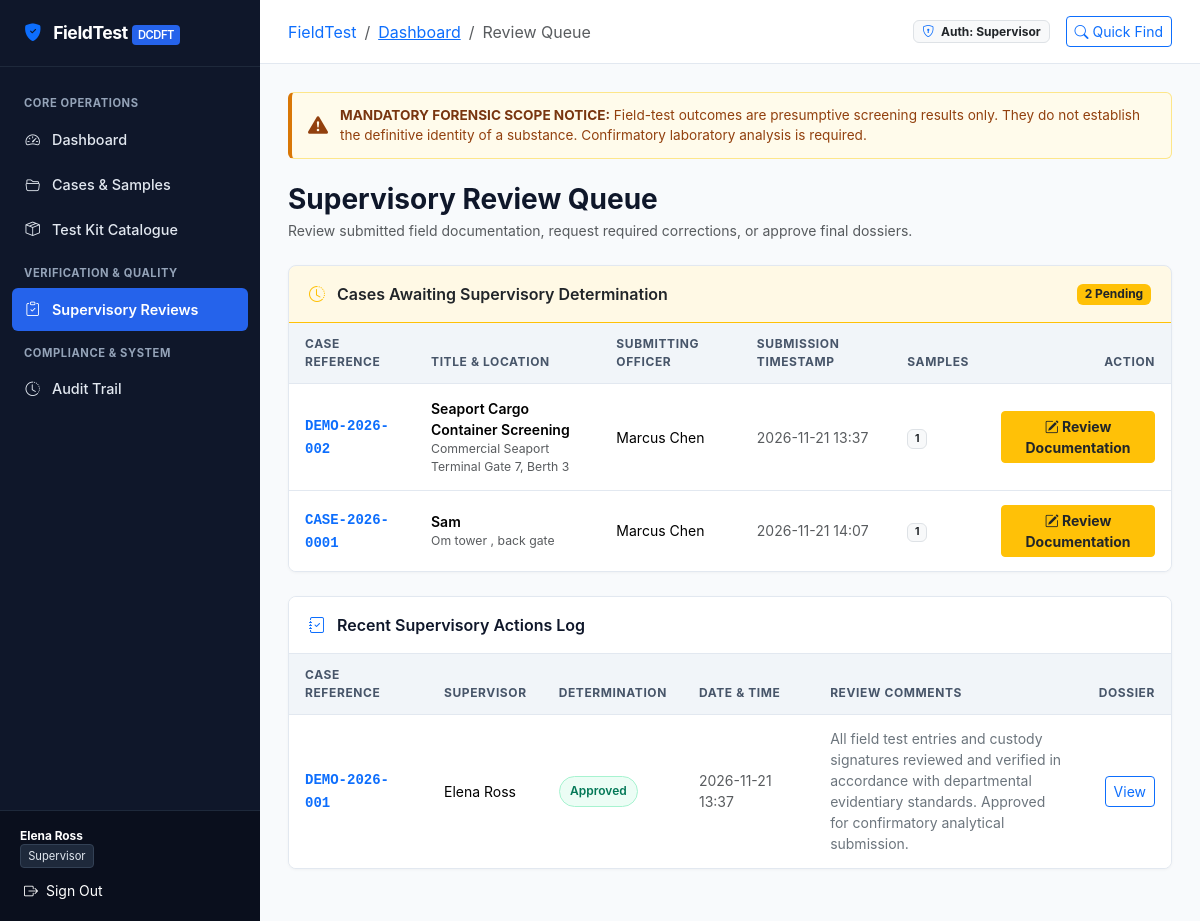
Screenshot of /reviews/ (signed in) with the database file from the repository.
### cases/models.py (models this page shows, shortened)
class CaseRecord(models.Model):
    STATUS_DRAFT = 'Draft'
    STATUS_SUBMITTED = 'Submitted'
    STATUS_CHANGES_REQUESTED = 'Changes requested'
    STATUS_APPROVED = 'Approved'
    STATUS_ARCHIVED = 'Archived'
    STATUS_CHOICES = [
        (STATUS_DRAFT, 'Draft (Work in Progress)'),
        (STATUS_SUBMITTED, 'Submitted (Awaiting Supervisory Review)'),
        (STATUS_CHANGES_REQUESTED, 'Changes Requested (Returned for Correction)'),
        (STATUS_APPROVED, 'Approved (Verified by Supervisor)'),
        (STATUS_ARCHIVED, 'Archived (Retention State)'),
    ]
    case_reference = models.CharField(
        max_length=64,
        unique=True,
        db_index=True,
        help_text="Unique auto-generated case reference identifier (e.g. CASE-2026-0001)."
    )
    title = models.CharField(max_length=255, help_text="Short operational title or incident summary.")
    incident_datetime = models.DateTimeField(
        help_text="Date and time when the field incident occurred or was initiated."
    )
    general_location = models.CharField(
        max_length=255,
        help_text="General field location (e.g., Highway 101 Mile 42, Port Terminal B)."
    )
    description = models.TextField(
        help_text="Detailed context and operational background for the field test assignment."
    )
    status = models.CharField(
        max_length=32,
        choices=STATUS_CHOICES,
        default=STATUS_DRAFT,
        db_index=True
    )
    created_by = models.ForeignKey(
        User,
        on_delete=models.PROTECT,
        related_name='created_cases'
    )
    assigned_to = models.ForeignKey(
        User,
        on_delete=models.SET_NULL,
        null=True,
        blank=True,
        related_name='assigned_cases'
    )
    created_at = models.DateTimeField(auto_now_add=True)
    updated_at = models.DateTimeField(auto_now=True)
    class Meta:
        ordering = ['-created_at']
        verbose_name = 'Case Record'
        verbose_name_plural = 'Case Records'

### reviews/models.py (models this page shows, shortened)
class ReviewRecord(models.Model):
    DECISION_APPROVED = 'Approved'
    DECISION_CHANGES_REQUESTED = 'Changes requested'
    DECISION_CHOICES = [
        (DECISION_APPROVED, 'Approve Documentation'),
        (DECISION_CHANGES_REQUESTED, 'Request Corrections / Return Case'),
    ]
    case = models.ForeignKey(
        'cases.CaseRecord',
        on_delete=models.CASCADE,
        related_name='review_records'
    )
    reviewer = models.ForeignKey(
        User,
        on_delete=models.PROTECT,
        related_name='reviews_conducted'
    )
    decision = models.CharField(max_length=32, choices=DECISION_CHOICES)
    comment = models.TextField(
        help_text="Detailed feedback, instructions for required revisions, or approval endorsement."
    )
    reviewed_at = models.DateTimeField(auto_now_add=True)
    class Meta:
        ordering = ['-reviewed_at']
        verbose_name = 'Review Record'
        verbose_name_plural = 'Review Records'

### reviews/views.py (the view)
# urls.py: path('reviews/', views.review_list_view, name='review_list'),
@login_required
@supervisor_required
def review_list_view(request):
    pending_cases = CaseRecord.objects.filter(
        status=CaseRecord.STATUS_SUBMITTED
    ).select_related('created_by', 'assigned_to').order_by('updated_at')
    recent_reviews = ReviewRecord.objects.select_related(
        'case', 'reviewer'
    ).order_by('-reviewed_at')[:15]
    return render(request, 'reviews/review_list.html', {
        'pending_cases': pending_cases,
        'recent_reviews': recent_reviews,
    })

### accounts/context_processors.py (called while the page is built, shortened)
def user_roles(request):
    groups = set(request.user.groups.values_list('name', flat=True))
    is_admin = request.user.is_superuser or 'Administrator' in groups
    is_supervisor = 'Supervisor' in groups or is_admin
    is_field_officer = 'Field Officer' in groups or is_admin
    is_readonly = 'Read-only User' in groups and not (is_admin or is_supervisor or is_field_officer)
    role_label = 'Administrator' if is_admin else ('Supervisor' if is_supervisor else ('Field Officer' if is_field_officer else ('Read-only User' if is_readonly else 'User')))
    return {
        'is_field_officer': is_field_officer,
        'is_supervisor': is_supervisor,
        'is_admin_user': is_admin,
        'is_readonly_user': is_readonly,
        'user_role_label': role_label,
    }

### templates/reviews/review_list.html (shortened to what this page needs)
{% extends 'base.html' %}
{% block breadcrumbs %}
<li class="breadcrumb-item"><a href="{% url 'dashboard' %}">Dashboard</a></li>
<li class="breadcrumb-item active" aria-current="page">Review Queue</li>
{% endblock %}
{% block content %}
<div class="d-flex flex-wrap align-items-center justify-content-between gap-3 mb-4">
    <div>
        <h1 class="h3 fw-bold mb-1">Supervisory Review Queue</h1>
        <p class="text-muted small mb-0">Review submitted field documentation, request required corrections, or approve final dossiers.</p>
    </div>
</div>
<div class="card-forensic mb-4">
    <div class="card-header bg-warning bg-opacity-10 border-warning">
        <span class="text-dark"><i class="bi bi-clock-history text-warning me-2"></i> Cases Awaiting Supervisory Determination</span>
        <span class="badge bg-warning text-dark">{{ pending_cases|length }} Pending</span>
    </div>
    <div class="table-responsive">
        <table class="table table-forensic mb-0">
            <thead>
                <tr>
                    <th>Case Reference</th>
                    <th>Title & Location</th>
                    <th>Submitting Officer</th>
                    <th>Submission Timestamp</th>
                    <th>Samples</th>
                    <th class="text-end">Action</th>
                </tr>
            </thead>
            <tbody>
                {% for case in pending_cases %}
                <tr>
                    <td>
                        <a href="{% url 'case_detail' pk=case.pk %}" class="font-monospace fw-bold text-decoration-none">
                            {{ case.case_reference }}
                        </a>
                    </td>
                    <td>
                        <div class="fw-semibold">{{ case.title }}</div>
                        <div class="text-muted small">{{ case.general_location }}</div>
                    </td>
                    <td class="small">{{ case.created_by.get_full_name|default:case.created_by.username }}</td>
                    <td class="small text-muted">{{ case.updated_at|date:"Y-m-d H:i" }}</td>
                    <td>
                        <span class="badge bg-light text-dark border">{{ case.samples.count }}</span>
                    </td>
                    <td class="text-end">
                        <a href="{% url 'review_create' case_id=case.pk %}" class="btn btn-sm btn-warning text-dark fw-bold">
                            <i class="bi bi-pencil-square"></i> Review Documentation
                        </a>
                    </td>
                </tr>
                {% endfor %}
            </tbody>
        </table>
    </div>
</div>
<div class="card-forensic">
    <div class="card-header">
        <span><i class="bi bi-journal-check text-primary me-2"></i> Recent Supervisory Actions Log</span>
    </div>
    <div class="table-responsive">
        <table class="table table-forensic mb-0">
            <thead>
                <tr>
                    <th>Case Reference</th>
                    <th>Supervisor</th>
                    <th>Determination</th>
                    <th>Date & Time</th>
                    <th>Review Comments</th>
                    <th class="text-end">Dossier</th>
                </tr>
            </thead>
            <tbody>
                {% for rev in recent_reviews %}
                <tr>
                    <td>
                        <a href="{% url 'case_detail' pk=rev.case.pk %}" class="font-monospace fw-bold text-decoration-none">
                            {{ rev.case.case_reference }}
                        </a>
                    </td>
                    <td class="small">{{ rev.reviewer.get_full_name|default:rev.reviewer.username }}</td>
                    <td>
                        {% if rev.decision == 'Approved' %}
                        <span class="badge-status badge-approved">Approved</span>
                        {% else %}
                        <span class="badge-status badge-changes-requested">Changes Requested</span>
                        {% endif %}
                    </td>
                    <td class="small text-muted">{{ rev.reviewed_at|date:"Y-m-d H:i" }}</td>
                    <td class="small text-secondary" style="max-width: 300px;">
                        {{ rev.comment }}
                    </td>
                    <td class="text-end">
                        <a href="{% url 'case_detail' pk=rev.case.pk %}" class="btn btn-sm btn-outline-primary">
                            View
                        </a>
                    </td>
                </tr>
                {% empty %}
                <tr>
                    <td colspan="6" class="text-center py-4 text-muted">
                        No previous supervisory reviews found.
                    </td>
                </tr>
                {% endfor %}
            </tbody>
        </table>
    </div>
</div>
{% endblock %}

### templates/base.html (shortened to what this page needs)
{% load static %}
<!DOCTYPE html>
<html lang="en">
<head>
    <link href="https://cdn.jsdelivr.net/npm/bootstrap@5.3.3/dist/css/bootstrap.min.css" rel="stylesheet">
    <link rel="stylesheet" href="https://cdn.jsdelivr.net/npm/bootstrap-icons@1.11.3/font/bootstrap-icons.min.css">
    <link rel="stylesheet" href="{% static 'css/styles.css' %}">
</head>
<body>
    <div class="app-container">
        {% if user.is_authenticated %}
        <aside class="sidebar" id="appSidebar">
            <a href="{% url 'dashboard' %}" class="sidebar-brand">
                <i class="bi bi-shield-fill-check text-primary"></i>
                <span>FieldTest <span class="badge-tag">DCDFT</span></span>
            </a>
            <ul class="sidebar-nav">
                <li class="nav-section-title">Core Operations</li>
                <li class="nav-item">
                    <a href="{% url 'dashboard' %}" class="nav-link {% if request.resolver_match.url_name == 'dashboard' %}active{% endif %}">
                        <i class="bi bi-speedometer2"></i>
                        <span>Dashboard</span>
                    </a>
                </li>
                <li class="nav-item">
                    <a href="{% url 'case_list' %}" class="nav-link {% if 'case' in request.resolver_match.url_name and 'report' not in request.resolver_match.url_name %}active{% endif %}">
                        <i class="bi bi-folder2-open"></i>
                        <span>Cases & Samples</span>
                    </a>
                </li>
                <li class="nav-item">
                    <a href="{% url 'kit_list' %}" class="nav-link {% if 'kit' in request.resolver_match.url_name %}active{% endif %}">
                        <i class="bi bi-box-seam"></i>
                        <span>Test Kit Catalogue</span>
                    </a>
                </li>
                {% if is_supervisor or is_admin_user %}
                <li class="nav-section-title">Verification & Quality</li>
                <li class="nav-item">
                    <a href="{% url 'review_list' %}" class="nav-link {% if 'review' in request.resolver_match.url_name %}active{% endif %}">
                        <i class="bi bi-clipboard-check"></i>
                        <span>Supervisory Reviews</span>
                    </a>
                </li>
                {% endif %}
                {% if is_admin_user or is_supervisor or is_readonly_user %}
                <li class="nav-section-title">Compliance & System</li>
                <li class="nav-item">
                    <a href="{% url 'audit_list' %}" class="nav-link {% if 'audit' in request.resolver_match.url_name %}active{% endif %}">
                        <i class="bi bi-clock-history"></i>
                        <span>Audit Trail</span>
                    </a>
                </li>
                {% endif %}
            </ul>
            <div class="sidebar-footer">
                <div class="sidebar-user mb-2">
                    <div>
                        <div class="fw-bold text-white small">{{ user.get_full_name|default:user.username }}</div>
                        <span class="user-role-badge">{{ user_role_label }}</span>
                    </div>
                </div>
                <form method="post" action="{% url 'logout' %}" class="d-grid">
                    <button type="submit" class="btn btn-sm btn-outline-secondary text-start text-white border-0 p-1">
                        <i class="bi bi-box-arrow-right me-1"></i> Sign Out
                    </button>
                </form>
            </div>
        </aside>
        {% endif %}
        <div class="main-wrapper {% if not user.is_authenticated %}m-0{% endif %}">
            {% if user.is_authenticated %}
            <header class="top-navbar">
                <div class="d-flex align-items-center gap-3">
                    <nav aria-label="breadcrumb">
                        <ol class="breadcrumb mb-0 small">
                            <li class="breadcrumb-item"><a href="{% url 'dashboard' %}" class="text-decoration-none">FieldTest</a></li>
                            {% block breadcrumbs %}{% endblock %}
                        </ol>
                    </nav>
                </div>
                <div class="d-flex align-items-center gap-3">
                    <span class="badge bg-light text-dark border small d-none d-md-inline-block">
                        <i class="bi bi-shield-lock me-1 text-primary"></i> Auth: {{ user_role_label }}
                    </span>
                    <a href="{% url 'case_list' %}" class="btn btn-sm btn-outline-primary d-none d-sm-inline-flex align-items-center gap-1">
                        <i class="bi bi-search"></i> Quick Find
                    </a>
                </div>
            </header>
            {% endif %}
            <main class="content-body">
                <div class="system-disclaimer-banner alert-banner-top">
                    <i class="bi bi-exclamation-triangle-fill fs-5 flex-shrink-0"></i>
                    <div>
                        <strong>MANDATORY FORENSIC SCOPE NOTICE:</strong>
                        Field-test outcomes are presumptive screening results only. They do not establish the definitive identity of a substance. Confirmatory laboratory analysis is required.
                    </div>
                </div>
                {% block content %}{% endblock %}
            </main>
        </div>
    </div>
</body>
</html>

### rows the page displays
CaseRecord: case_reference "DEMO-2026-002", title "Seaport Cargo Container Screening", general_location "Commercial Seaport Terminal Gate 7, Berth 3", created_by.get_full_name "Marcus Chen", updated_at "2026-11-21 13:37", samples.count "1"
CaseRecord: case_reference "CASE-2026-0001", title "Sam", general_location "Om tower , back gate", created_by.get_full_name "Marcus Chen", updated_at "2026-11-21 14:07", samples.count "1"
ReviewRecord: case.case_reference "DEMO-2026-001", reviewer.get_full_name "Elena Ross", decision "Approved", reviewed_at "2026-11-21 13:37", comment "All field test entries and custody signatures reviewed and verified in accordance with departmental evidentiary standards. Approved for confirmatory analytical submission."

### other values shown
{{ user.get_full_name|default:user.username }} "Elena Ross"
{{ user_role_label }} "Supervisor"
{{ pending_cases|length }} "2"
